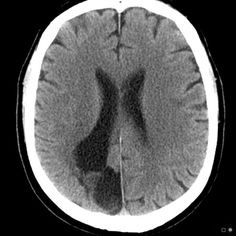
#> input picture Datasets/Brain_Tumor_Datasets/test/no/Te-noTr_0009.jpg, 236 x 236 px; its folder holds 4 pictures in this run
$ jupyter execute --allow-errors image_data_prep.ipynb
#> lines starting #> are read from the running program, lines starting #| are printed output that depends on the picture
[cell 1]
import findspark
findspark.init()
#> (this line was passed over: findspark is not available in this run)

[cell 2]
test_data_no_loc = "../Datasets/Brain_Tumor_Datasets/test/no"
test_data_yes_loc = "../Datasets/Brain_Tumor_Datasets/test/yes"
train_data_no_loc = "../Datasets/Brain_Tumor_Datasets/train/no"
train_data_yes_loc = "../Datasets/Brain_Tumor_Datasets/train/yes"

[cell 3]
from PIL import Image
import numpy as np
import pandas as pd
import os

def preprocess_images_from_dir(directory, label, size=(64, 64)):
#> called with directory = '../Datasets/Brain_Tumor_Datasets/test/no', label = 0, size = (64, 64)
    data = []
    for fname in os.listdir(directory):
        if fname.lower().endswith(('.jpg', '.png', '.jpeg')):
            try:
                img = Image.open(os.path.join(directory, fname)).convert('L').resize(size)
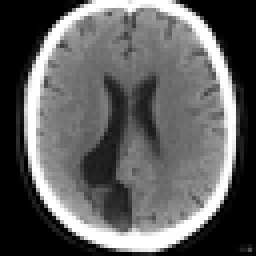
#> img: PIL image 64x64 L (shown 4 times larger); min 0, max 255, mean 95.3
                arr = np.array(img).flatten() / 255.0  # normalize
#> arr = 4096 values, max 1 at index 24, min 0 at index 0, mean 0.374
                data.append((arr.tolist(), label))
            except Exception as e:
                print(f"Failed on {fname}: {e}")
#> pass 2 of the loop in preprocess_images_from_dir, `for fname in os.listdir(directory):`:
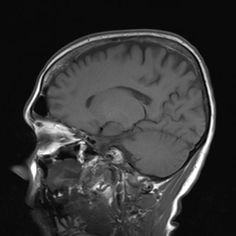
#> input picture Datasets/Brain_Tumor_Datasets/test/no/Te-no_0015.jpg, 236 x 236 px
#> in preprocess_images_from_dir, `img = Image.open(os.path.join(directory, fname)).convert('L').resize(s..`:
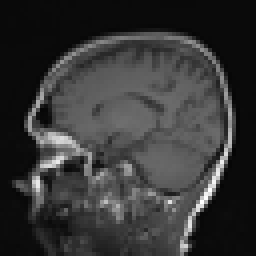
#> img: PIL image 64x64 L (shown 4 times larger); min 4, max 255, mean 54.4
#> arr = 4096 values, max 1 at index 3060, min 0.0157 at index 2426, mean 0.213
#> pass 3 of the loop in preprocess_images_from_dir, `for fname in os.listdir(directory):`:
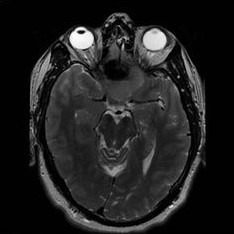
#> input picture Datasets/Brain_Tumor_Datasets/test/no/Te-no_0028.jpg, 234 x 234 px
#> in preprocess_images_from_dir, `img = Image.open(os.path.join(directory, fname)).convert('L').resize(s..`:
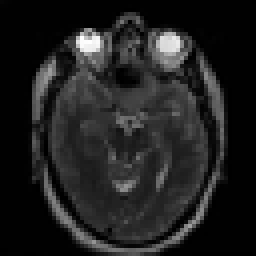
#> img: PIL image 64x64 L (shown 4 times larger); min 0, max 255, mean 32.4
#> arr = 4096 values, max 1 at index 596, min 0 at index 63, mean 0.127
#> the loop made 4 passes; the first 3 are shown
    return pd.DataFrame(data, columns=['features', 'label'])

[cell 4]
test_no_df = preprocess_images_from_dir(test_data_no_loc, label=0)
#> (the rest of this cell did not finish here and is left out)
